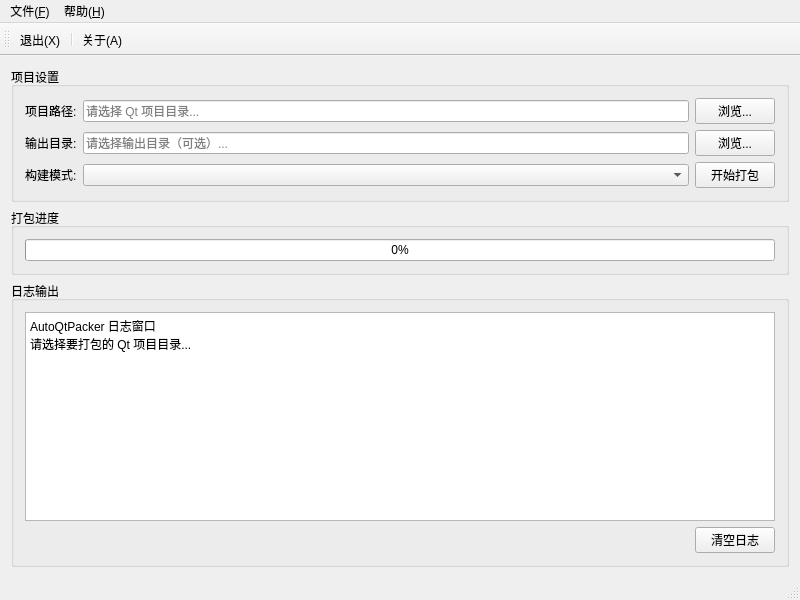
<?xml version="1.0" encoding="UTF-8"?>
<ui version="4.0">
 <class>MainWindow</class>
 <widget class="QMainWindow" name="MainWindow">
  <property name="geometry">
   <rect>
    <x>0</x>
    <y>0</y>
    <width>800</width>
    <height>600</height>
   </rect>
  </property>
  <property name="windowTitle">
   <string>AutoQtPacker - Qt 项目打包工具</string>
  </property>
  <widget class="QWidget" name="centralWidget">
   <layout class="QVBoxLayout" name="verticalLayout">
    <item>
     <widget class="QGroupBox" name="projectGroupBox">
      <property name="title">
       <string>项目设置</string>
      </property>
      <layout class="QGridLayout" name="gridLayout">
       <item row="0" column="0">
        <widget class="QLabel" name="projectPathLabel">
         <property name="text">
          <string>项目路径:</string>
         </property>
        </widget>
       </item>
       <item row="0" column="1">
        <widget class="QLineEdit" name="projectPathLineEdit">
         <property name="placeholderText">
          <string>请选择 Qt 项目目录...</string>
         </property>
        </widget>
       </item>
       <item row="0" column="2">
        <widget class="QPushButton" name="browseButton">
         <property name="text">
          <string>浏览...</string>
         </property>
        </widget>
       </item>
       <item row="1" column="0">
        <widget class="QLabel" name="outputPathLabel">
         <property name="text">
          <string>输出目录:</string>
         </property>
        </widget>
       </item>
       <item row="1" column="1">
        <widget class="QLineEdit" name="outputPathLineEdit">
         <property name="placeholderText">
          <string>请选择输出目录（可选）...</string>
         </property>
        </widget>
       </item>
       <item row="1" column="2">
        <widget class="QPushButton" name="outputBrowseButton">
         <property name="text">
          <string>浏览...</string>
         </property>
        </widget>
       </item>
       <item row="2" column="0">
        <widget class="QLabel" name="buildModeLabel">
         <property name="text">
          <string>构建模式:</string>
         </property>
        </widget>
       </item>
       <item row="2" column="1">
        <widget class="QComboBox" name="buildModeComboBox"/>
       </item>
       <item row="2" column="2">
        <widget class="QPushButton" name="startButton">
         <property name="text">
          <string>开始打包</string>
         </property>
        </widget>
       </item>
      </layout>
     </widget>
    </item>
    <item>
     <widget class="QGroupBox" name="progressGroupBox">
      <property name="title">
       <string>打包进度</string>
      </property>
      <layout class="QVBoxLayout" name="verticalLayout_2">
       <item>
        <widget class="QProgressBar" name="progressBar">
         <property name="value">
          <number>0</number>
         </property>
         <property name="textVisible">
          <bool>true</bool>
         </property>
        </widget>
       </item>
      </layout>
     </widget>
    </item>
    <item>
     <widget class="QGroupBox" name="logGroupBox">
      <property name="title">
       <string>日志输出</string>
      </property>
      <layout class="QVBoxLayout" name="verticalLayout_3">
       <item>
        <widget class="QPlainTextEdit" name="logTextEdit">
         <property name="readOnly">
          <bool>true</bool>
         </property>
         <property name="plainText">
          <string>AutoQtPacker 日志窗口
请选择要打包的 Qt 项目目录...</string>
         </property>
        </widget>
       </item>
       <item>
        <layout class="QHBoxLayout" name="horizontalLayout">
         <item>
          <spacer name="horizontalSpacer">
           <property name="orientation">
            <enum>Qt::Horizontal</enum>
           </property>
           <property name="sizeHint" stdset="0">
            <size>
             <width>40</width>
             <height>20</height>
            </size>
           </property>
          </spacer>
         </item>
         <item>
          <widget class="QPushButton" name="clearLogButton">
           <property name="text">
            <string>清空日志</string>
           </property>
          </widget>
         </item>
        </layout>
       </item>
      </layout>
     </widget>
    </item>
   </layout>
  </widget>
  <widget class="QMenuBar" name="menuBar">
   <property name="geometry">
    <rect>
     <x>0</x>
     <y>0</y>
     <width>800</width>
     <height>21</height>
    </rect>
   </property>
   <widget class="QMenu" name="menuFile">
    <property name="title">
     <string>文件(&amp;F)</string>
    </property>
    <addaction name="actionExit"/>
   </widget>
   <widget class="QMenu" name="menuHelp">
    <property name="title">
     <string>帮助(&amp;H)</string>
    </property>
    <addaction name="actionAbout"/>
   </widget>
   <addaction name="menuFile"/>
   <addaction name="menuHelp"/>
  </widget>
  <widget class="QToolBar" name="mainToolBar">
   <attribute name="toolBarArea">
    <enum>TopToolBarArea</enum>
   </attribute>
   <attribute name="toolBarBreak">
    <bool>false</bool>
   </attribute>
   <addaction name="actionExit"/>
   <addaction name="separator"/>
   <addaction name="actionAbout"/>
  </widget>
  <widget class="QStatusBar" name="statusBar"/>
  <action name="actionExit">
   <property name="text">
    <string>退出(&amp;X)</string>
   </property>
   <property name="shortcut">
    <string>Ctrl+Q</string>
   </property>
  </action>
  <action name="actionAbout">
   <property name="text">
    <string>关于(&amp;A)</string>
   </property>
  </action>
 </widget>
 <layoutdefault spacing="6" margin="11"/>
 <resources/>
 <connections/>
</ui>
